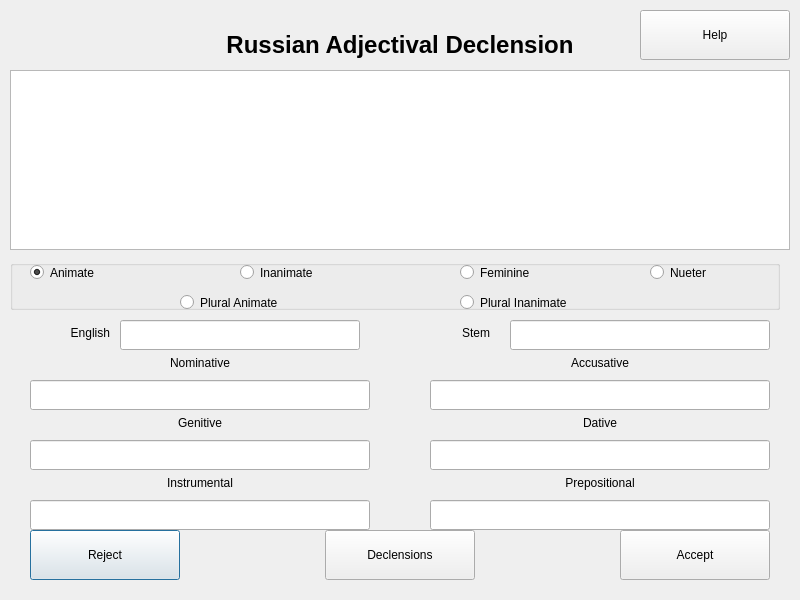
<?xml version="1.0" encoding="UTF-8"?>
<ui version="4.0">
 <class>AdjDeclEntry</class>
 <widget class="QDialog" name="AdjDeclEntry">
  <property name="geometry">
   <rect>
    <x>0</x>
    <y>0</y>
    <width>800</width>
    <height>600</height>
   </rect>
  </property>
  <property name="windowTitle">
   <string>Russian Adjectival Declension Entry</string>
  </property>
  <property name="windowIcon">
   <iconset>
    <normaloff>../../../../usr/share/machinetrans/resources/logo.png</normaloff>../../../../usr/share/machinetrans/resources/logo.png</iconset>
  </property>
  <widget class="QLabel" name="titleLbl">
   <property name="geometry">
    <rect>
     <x>10</x>
     <y>30</y>
     <width>780</width>
     <height>30</height>
    </rect>
   </property>
   <property name="font">
    <font>
     <pointsize>18</pointsize>
     <weight>75</weight>
     <bold>true</bold>
    </font>
   </property>
   <property name="text">
    <string>Russian Adjectival Declension</string>
   </property>
   <property name="alignment">
    <set>Qt::AlignCenter</set>
   </property>
  </widget>
  <widget class="LineEditRU" name="nomEdit">
   <property name="geometry">
    <rect>
     <x>30</x>
     <y>380</y>
     <width>340</width>
     <height>30</height>
    </rect>
   </property>
  </widget>
  <widget class="QLabel" name="nomLbl">
   <property name="geometry">
    <rect>
     <x>30</x>
     <y>350</y>
     <width>340</width>
     <height>25</height>
    </rect>
   </property>
   <property name="text">
    <string>Nominative</string>
   </property>
   <property name="alignment">
    <set>Qt::AlignCenter</set>
   </property>
  </widget>
  <widget class="QLabel" name="genLbl">
   <property name="geometry">
    <rect>
     <x>30</x>
     <y>410</y>
     <width>340</width>
     <height>25</height>
    </rect>
   </property>
   <property name="text">
    <string>Genitive</string>
   </property>
   <property name="alignment">
    <set>Qt::AlignCenter</set>
   </property>
  </widget>
  <widget class="LineEditRU" name="genEdit">
   <property name="geometry">
    <rect>
     <x>30</x>
     <y>440</y>
     <width>340</width>
     <height>30</height>
    </rect>
   </property>
  </widget>
  <widget class="QLabel" name="insLbl">
   <property name="geometry">
    <rect>
     <x>30</x>
     <y>470</y>
     <width>340</width>
     <height>25</height>
    </rect>
   </property>
   <property name="text">
    <string>Instrumental</string>
   </property>
   <property name="alignment">
    <set>Qt::AlignCenter</set>
   </property>
  </widget>
  <widget class="LineEditRU" name="insEdit">
   <property name="geometry">
    <rect>
     <x>30</x>
     <y>500</y>
     <width>340</width>
     <height>30</height>
    </rect>
   </property>
  </widget>
  <widget class="QLabel" name="accLbl">
   <property name="geometry">
    <rect>
     <x>430</x>
     <y>350</y>
     <width>340</width>
     <height>25</height>
    </rect>
   </property>
   <property name="text">
    <string>Accusative</string>
   </property>
   <property name="alignment">
    <set>Qt::AlignCenter</set>
   </property>
  </widget>
  <widget class="LineEditRU" name="accEdit">
   <property name="geometry">
    <rect>
     <x>430</x>
     <y>380</y>
     <width>340</width>
     <height>30</height>
    </rect>
   </property>
  </widget>
  <widget class="QLabel" name="datLbl">
   <property name="geometry">
    <rect>
     <x>430</x>
     <y>410</y>
     <width>340</width>
     <height>25</height>
    </rect>
   </property>
   <property name="text">
    <string>Dative</string>
   </property>
   <property name="alignment">
    <set>Qt::AlignCenter</set>
   </property>
  </widget>
  <widget class="LineEditRU" name="datEdit">
   <property name="geometry">
    <rect>
     <x>430</x>
     <y>440</y>
     <width>340</width>
     <height>30</height>
    </rect>
   </property>
  </widget>
  <widget class="QLabel" name="prpLbl">
   <property name="geometry">
    <rect>
     <x>430</x>
     <y>470</y>
     <width>340</width>
     <height>25</height>
    </rect>
   </property>
   <property name="text">
    <string>Prepositional</string>
   </property>
   <property name="alignment">
    <set>Qt::AlignCenter</set>
   </property>
  </widget>
  <widget class="LineEditRU" name="prpEdit">
   <property name="geometry">
    <rect>
     <x>430</x>
     <y>500</y>
     <width>340</width>
     <height>30</height>
    </rect>
   </property>
  </widget>
  <widget class="QPushButton" name="rejectBttn">
   <property name="geometry">
    <rect>
     <x>30</x>
     <y>530</y>
     <width>150</width>
     <height>50</height>
    </rect>
   </property>
   <property name="text">
    <string>Reject</string>
   </property>
  </widget>
  <widget class="QPushButton" name="acceptBttn">
   <property name="geometry">
    <rect>
     <x>620</x>
     <y>530</y>
     <width>150</width>
     <height>50</height>
    </rect>
   </property>
   <property name="text">
    <string>Accept</string>
   </property>
  </widget>
  <widget class="QTextBrowser" name="tableView">
   <property name="geometry">
    <rect>
     <x>10</x>
     <y>70</y>
     <width>780</width>
     <height>180</height>
    </rect>
   </property>
  </widget>
  <widget class="QGroupBox" name="gender">
   <property name="geometry">
    <rect>
     <x>10</x>
     <y>260</y>
     <width>770</width>
     <height>50</height>
    </rect>
   </property>
   <property name="title">
    <string/>
   </property>
   <property name="flat">
    <bool>true</bool>
   </property>
   <widget class="QRadioButton" name="anim">
    <property name="geometry">
     <rect>
      <x>20</x>
      <y>0</y>
      <width>120</width>
      <height>25</height>
     </rect>
    </property>
    <property name="text">
     <string>Animate</string>
    </property>
    <property name="checked">
     <bool>true</bool>
    </property>
   </widget>
   <widget class="QRadioButton" name="inan">
    <property name="geometry">
     <rect>
      <x>230</x>
      <y>0</y>
      <width>140</width>
      <height>25</height>
     </rect>
    </property>
    <property name="text">
     <string>Inanimate</string>
    </property>
   </widget>
   <widget class="QRadioButton" name="fem">
    <property name="geometry">
     <rect>
      <x>450</x>
      <y>0</y>
      <width>130</width>
      <height>25</height>
     </rect>
    </property>
    <property name="text">
     <string>Feminine</string>
    </property>
   </widget>
   <widget class="QRadioButton" name="nuet">
    <property name="geometry">
     <rect>
      <x>640</x>
      <y>0</y>
      <width>120</width>
      <height>25</height>
     </rect>
    </property>
    <property name="text">
     <string>Nueter</string>
    </property>
   </widget>
   <widget class="QRadioButton" name="pluranim">
    <property name="geometry">
     <rect>
      <x>170</x>
      <y>30</y>
      <width>190</width>
      <height>25</height>
     </rect>
    </property>
    <property name="text">
     <string>Plural Animate</string>
    </property>
   </widget>
   <widget class="QRadioButton" name="plurinan">
    <property name="geometry">
     <rect>
      <x>450</x>
      <y>30</y>
      <width>210</width>
      <height>25</height>
     </rect>
    </property>
    <property name="text">
     <string>Plural Inanimate</string>
    </property>
   </widget>
  </widget>
  <widget class="QPushButton" name="helpBttn">
   <property name="geometry">
    <rect>
     <x>640</x>
     <y>10</y>
     <width>150</width>
     <height>50</height>
    </rect>
   </property>
   <property name="text">
    <string>Help</string>
   </property>
  </widget>
  <widget class="LineEditRU" name="stemEdit">
   <property name="geometry">
    <rect>
     <x>510</x>
     <y>320</y>
     <width>260</width>
     <height>30</height>
    </rect>
   </property>
  </widget>
  <widget class="QLabel" name="stemLbl">
   <property name="geometry">
    <rect>
     <x>420</x>
     <y>320</y>
     <width>70</width>
     <height>25</height>
    </rect>
   </property>
   <property name="text">
    <string>Stem</string>
   </property>
   <property name="alignment">
    <set>Qt::AlignRight|Qt::AlignTrailing|Qt::AlignVCenter</set>
   </property>
  </widget>
  <widget class="QLabel" name="engLbl">
   <property name="geometry">
    <rect>
     <x>30</x>
     <y>320</y>
     <width>80</width>
     <height>25</height>
    </rect>
   </property>
   <property name="text">
    <string>English</string>
   </property>
   <property name="alignment">
    <set>Qt::AlignRight|Qt::AlignTrailing|Qt::AlignVCenter</set>
   </property>
  </widget>
  <widget class="LineEditEN" name="engEdit">
   <property name="geometry">
    <rect>
     <x>120</x>
     <y>320</y>
     <width>240</width>
     <height>30</height>
    </rect>
   </property>
   <property name="text">
    <string/>
   </property>
  </widget>
  <widget class="QPushButton" name="declBttn">
   <property name="geometry">
    <rect>
     <x>325</x>
     <y>530</y>
     <width>150</width>
     <height>50</height>
    </rect>
   </property>
   <property name="text">
    <string>Declensions</string>
   </property>
  </widget>
 </widget>
 <customwidgets>
  <customwidget>
   <class>LineEditRU</class>
   <extends>QLineEdit</extends>
   <header>machinetrans.lineeditru</header>
  </customwidget>
  <customwidget>
   <class>LineEditEN</class>
   <extends>QLineEdit</extends>
   <header>machinetrans.lineediten</header>
  </customwidget>
 </customwidgets>
 <tabstops>
  <tabstop>helpBttn</tabstop>
  <tabstop>tableView</tabstop>
  <tabstop>anim</tabstop>
  <tabstop>inan</tabstop>
  <tabstop>fem</tabstop>
  <tabstop>nuet</tabstop>
  <tabstop>pluranim</tabstop>
  <tabstop>plurinan</tabstop>
  <tabstop>engEdit</tabstop>
  <tabstop>stemEdit</tabstop>
  <tabstop>nomEdit</tabstop>
  <tabstop>accEdit</tabstop>
  <tabstop>genEdit</tabstop>
  <tabstop>datEdit</tabstop>
  <tabstop>insEdit</tabstop>
  <tabstop>prpEdit</tabstop>
  <tabstop>rejectBttn</tabstop>
  <tabstop>declBttn</tabstop>
  <tabstop>acceptBttn</tabstop>
 </tabstops>
 <resources/>
 <connections/>
</ui>
